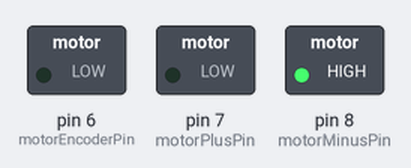
Recording of a sketch running on a simulated Arduino Uno, built with avr-gcc and run on an emulated ATmega328P. Shown: switched loads named in the sketch (green lamp = pin HIGH). What the sketch prints to the serial monitor is not drawn.

Above: at 0.1 s.
Timing chart, 0 to 1.6 s (numbered marks = the images above):
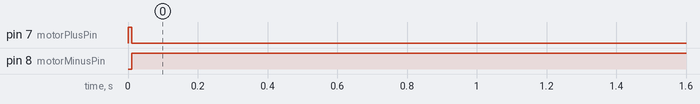

Measured:
- by itself, pin 7 (motorPlusPin): HIGH → LOW at 0.01 s
- by itself, pin 8 (motorMinusPin): LOW → HIGH at 0.01 s

The sketch:

motor_position_pid.ino
```cpp
/*
  This one is for PID control.
  Here we will have a stationary center position about which we will sinusoidally move
*/
#include "./params.h"
void setup(){
  Serial.begin(9600);
  initPositionTracker();
  initMotorDriver();
  delay(0);
}
void loop(){
  int time = micros();
  float Ts = getSampleTime(time);
  int target = getTargetPosition(period, amplitude, center, time);
  target = 0;
  int force = pid(target, motorPosition, Kp, Ki, Kd, Fmax, Ts, Tau);
  Serial.print(target);
  Serial.print(" -> ");
  Serial.print(target-motorPosition);
  Serial.print(" # ");
  Serial.println(force);
  setMotorDirection(force);
  setMotorDuty(abs(force));
}

float getSampleTime(int time)
{
  static int previousTime;
  float ts = (time-previousTime)*0.000001;
  previousTime = time;
  return ts;
}
```

params.h
```cpp
#define motorAPin 12
#define motorBPin 11
#define motorPlusPin 7
#define motorMinusPin 8
#define motorEncoderPin 6

double Kp =  0.0011202,
Kd =  0.000075302,
Ki =  0.00013175,
Tau = 0.00001;
int Fmax = 255;

int conversion = 7162, // 45000/(2*pi) line/rad
period = 100000,
amplitude = 50000,
center = 0;

int lastCaller = 0,
moveDirection = 1,
motorPosition = 0;
```

pid.ino
```cpp
int pid(
int y_d,
int y,
double kp,
double ki,
double kd,
int limit,
int Ts,
int tau)
{
  static int integrator, ydot, error_d1, y_d1;
  int u_unsat, u, error;

  error = y_d - y;
  ydot = ((2*tau-Ts)/(2*tau+Ts))*ydot + (2/(2*tau+Ts))*(y-y_d1);
  if(abs(ydot) < 716)
  {
    integrator += (error + error_d1) * Ts / 2;
  }

  error_d1 = error;
  y_d1 = y;

  u_unsat = kp*error - kd*ydot + ki*integrator;
  u = u_unsat > limit ? limit : (u_unsat < -limit ? -limit : u_unsat);
  if( ki != 0){
    integrator += (u - u_unsat) * Ts / ki;
  }
  return u;
}
```

positionupdate.ino
```cpp
void initPositionTracker()
{
  pinMode(motorAPin, INPUT);
  pinMode(motorBPin, INPUT);
  attachInterrupt(motorAPin, motorAChange, CHANGE);
  attachInterrupt(motorBPin, motorBChange, CHANGE);
}
void motorAChange(){
  updatePosition(1);
}
void motorBChange(){
  updatePosition(-1);
}
void updatePosition(int caller)
{
  if(caller == lastCaller)
  {
    if(moveDirection > 0)
    {
      moveDirection = -1;
    }
    else
    {
      moveDirection = 1;
    }
  }
  if(moveDirection > 0)
  {
    motorPosition++;
  }
  else
  {
    motorPosition--;
  }
  lastCaller = caller;
}
```

setpos.ino
```cpp
int getTargetPosition(int period, int amplitude, int center, int time)
{
  static int lastperiod, target, sign;
  if(time - lastperiod > period)
  {
    if(sign == 0)
    {
      sign = 1;
    }
    target = center + sign*amplitude;
    sign = -sign;
    lastperiod = time;
  }
  float sine = sin((float)time/period);
  return center + amplitude * sine;
}
```

motordriver.ino
```cpp
void initMotorDriver()
{
  pinMode(motorPlusPin, OUTPUT);
  pinMode(motorMinusPin, OUTPUT);
  pinMode(motorEncoderPin, OUTPUT);

  setMotorDirection(1);
  setMotorDuty(100);
  delay(5);
  moveDirection = 1;
  setMotorDuty(0);
  delay(5);
  motorPosition = 0;
}
void setMotorDirection(int dir)
{
  if(dir > 0){
    digitalWrite(motorPlusPin, HIGH);
    digitalWrite(motorMinusPin, LOW);
  }else{
    digitalWrite(motorPlusPin, LOW);
    digitalWrite(motorMinusPin, HIGH);
  }
}
void setMotorDuty(int v)
{
  analogWrite(motorEncoderPin, v);
}
```
